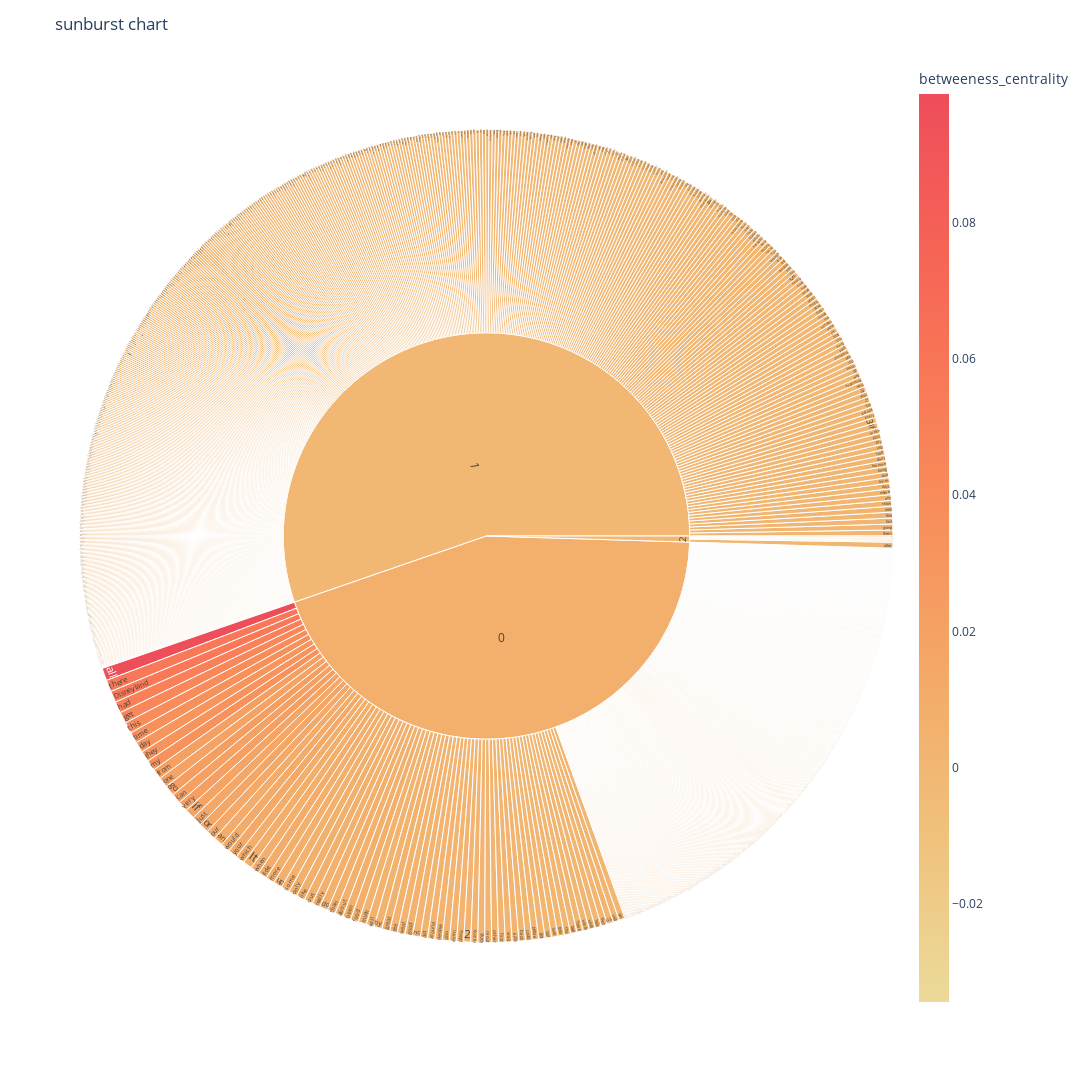

Notebook source saved alongside this figure:
### Code cell
npt.sunburst(title='sunburst chart', colorscale=True)

### Figure 1 — Plotly figure (JSON) as saved in the notebook; plotly's stock layout.template omitted (floating-point values rounded to 4 significant figures; data arrays with more than 128 entries replaced by an {"elided": "..."} marker saying what was removed)
{"data": [{"branchvalues": "total", "customdata": {"elided": "2481x1 float values"}, "domain": {"x": [0, 1], "y": [0, 1]}, "hovertemplate": "labels=%{label}<br>adjacency_frequency=%{value}<br>parent=%{parent}<br>id=%{id}<br>betweeness_centrality=%{color}<extra></extra>", "ids": {"elided": "2481 str values"}, "labels": {"elided": "2481 str values"}, "marker": {"coloraxis": "coloraxis", "colors": {"elided": "2481 float values"}}, "name": "", "parents": {"elided": "2481 str values"}, "type": "sunburst", "values": {"elided": "2481 int values"}}], "layout": {"coloraxis": {"cmid": 0.03226, "colorbar": {"title": {"text": "betweeness_centrality"}}, "colorscale": [[0, "rgb(236, 218, 154)"], [0.1667, "rgb(239, 196, 126)"], [0.3333, "rgb(243, 173, 106)"], [0.5, "rgb(247, 148, 93)"], [0.6667, "rgb(249, 123, 87)"], [0.8333, "rgb(246, 99, 86)"], [1, "rgb(238, 77, 90)"]]}, "height": 1100, "legend": {"tracegroupgap": 0}, "margin": {"t": 60}, "title": {"text": "sunburst chart"}, "width": 1100}}
